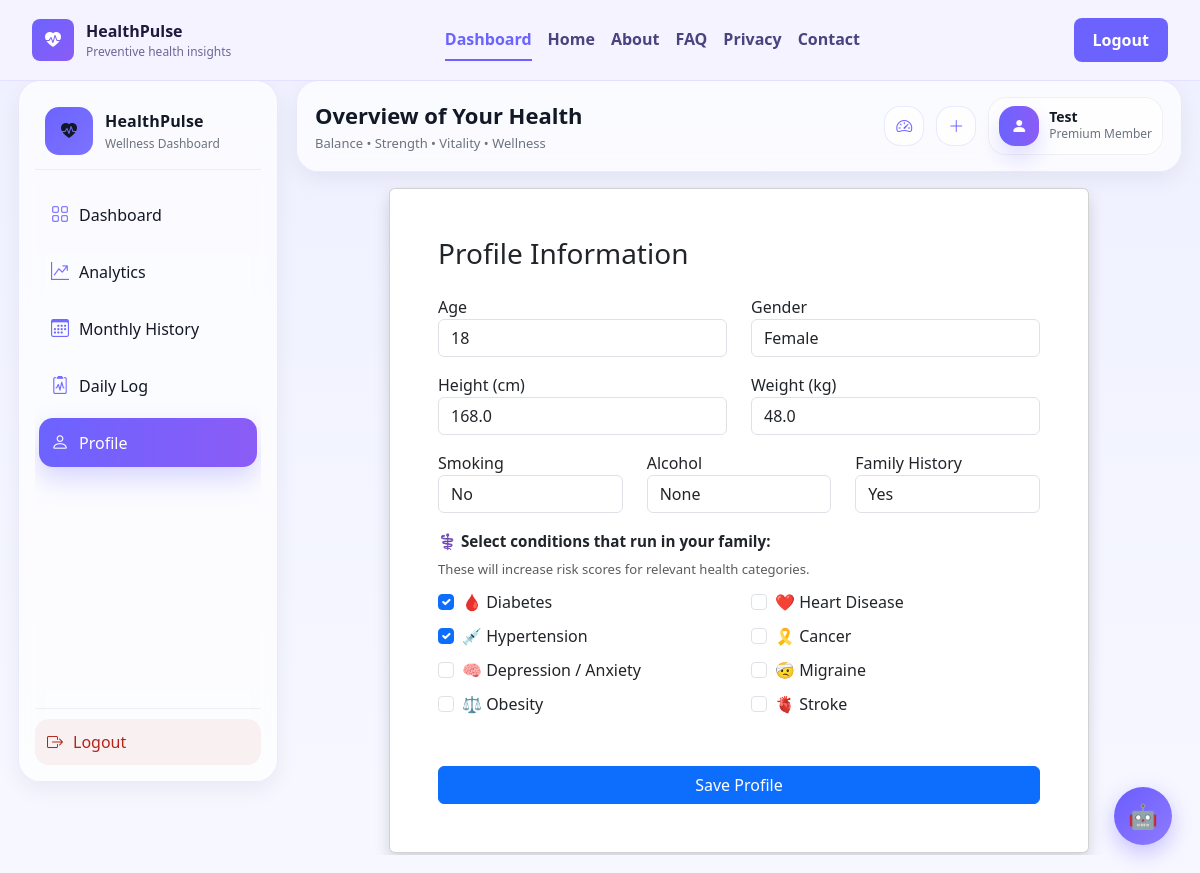
Screenshot of /profile (signed in) with the database file from the repository.
### tables this page shows
CREATE TABLE user_profile (
    id INTEGER PRIMARY KEY AUTOINCREMENT,
    user_id INTEGER,
    age INTEGER,
    gender TEXT,
    height REAL,
    weight REAL,
    smoking TEXT,
    alcohol TEXT,
    family TEXT,
    family_conditions TEXT,
    FOREIGN KEY(user_id) REFERENCES users(id)
);

### app.py (the view, shortened to what this page needs)
@app.route("/profile", methods=["GET", "POST"])
def profile():
    if "user_id" not in session:
        return redirect("/login")
    db = get_db()
    existing = db.execute(
        "SELECT * FROM user_profile WHERE user_id = ?",
        (session["user_id"],)
    ).fetchone()
    return render_template("profile.html", profile=existing)

### app.py (called while the page is built)
def get_db():
    db = getattr(g, "_database", None)
    if db is None:
        db = g._database = sqlite3.connect(DB_NAME)
        db.row_factory = sqlite3.Row
    return db

@app.context_processor
def inject_template_globals():
    return {
        "current_year": date.today().year,
    }

@app.teardown_appcontext
def close_connection(exception):
    db = getattr(g, "_database", None)
    if db is not None:
        db.close()

### templates/profile.html (shortened to what this page needs)
{% extends "base.html" %}
{% block content %}
<div class="card shadow p-5" style="max-width: 700px; margin:auto;">
    <h3 class="mb-4">Profile Information</h3>
    <form method="POST">
        <div class="row">
            <div class="col-md-6 mb-3">
                <label>Age</label>
                <input name="age" type="number" min="10" max="100" class="form-control" required
                       value="{{ profile.age if profile else '' }}">
            </div>
            <div class="col-md-6 mb-3">
                <label>Gender</label>
                <select name="gender" class="form-control" required>
                    <option {% if profile and profile.gender == 'Female' %}selected{% endif %}>Female</option>
                </select>
            </div>
        </div>
        <div class="row">
            <div class="col-md-6 mb-3">
                <label>Height (cm)</label>
                <input name="height" type="number" class="form-control" min="100" max="220" required
                       value="{{ profile.height if profile else '' }}">
            </div>
            <div class="col-md-6 mb-3">
                <label>Weight (kg)</label>
                <input name="weight" type="number" class="form-control" min="30" max="200" required
                       value="{{ profile.weight if profile else '' }}">
            </div>
        </div>
        <div class="row">
            <div class="col-md-4 mb-3">
                <label>Smoking</label>
                <select name="smoking" class="form-control">
                    <option {% if profile and profile.smoking == 'No' %}selected{% endif %}>No</option>
                </select>
            </div>
            <div class="col-md-4 mb-3">
                <label>Alcohol</label>
                <select name="alcohol" class="form-control">
                    <option {% if profile and profile.alcohol == 'None' %}selected{% endif %}>None</option>
                </select>
            </div>
            <div class="col-md-4 mb-3">
                <label>Family History</label>
                <select name="family" class="form-control" id="familySelect"
                        onchange="toggleFamilyConditions()">
                    <option value="Yes" {% if profile and profile.family == 'Yes' %}selected{% endif %}>Yes</option>
                </select>
            </div>
        </div>
        <div id="familyConditionsBox" style="display:none;" class="mb-4">
            <label class="fw-semibold mb-2" style="font-size:0.95rem;">
                ⚕️ Select conditions that run in your family:
            </label>
            <p class="text-muted" style="font-size:0.82rem; margin-bottom:10px;">
                These will increase risk scores for relevant health categories.
            </p>
            {% set saved = profile.family_conditions.split(',') if profile and profile.family_conditions else [] %}
            <div class="row">
                {% set conditions = [
                    ('diabetes',      '🩸 Diabetes'),
                    ('heart_disease', '❤️ Heart Disease'),
                    ('hypertension',  '💉 Hypertension'),
                    ('cancer',        '🎗️ Cancer'),
                    ('depression',    '🧠 Depression / Anxiety'),
                    ('migraine',      '🤕 Migraine'),
                    ('obesity',       '⚖️ Obesity'),
                    ('stroke',        '🫀 Stroke'),
                ] %}
                {% for value, label in conditions %}
                <div class="col-md-6 mb-2">
                    <div class="form-check">
                        <input class="form-check-input" type="checkbox"
                               name="family_conditions" value="{{ value }}"
                               id="fc_{{ value }}"
                               {% if value in saved %}checked{% endif %}>
                        <label class="form-check-label" for="fc_{{ value }}">
                            {{ label }}
                        </label>
                    </div>
                </div>
                {% endfor %}
            </div>
        </div>
        <button class="btn btn-primary w-100 mt-3">
            Save Profile
        </button>
    </form>
</div>
<a href="/chatbot" class="ai-chat-icon" title="AI Health Assistant">
    🤖
</a>
{% endblock %}

### templates/base.html (shortened to what this page needs)
<!DOCTYPE html>
<html lang="en">
<head>
  <link href="https://cdn.jsdelivr.net/npm/bootstrap@5.3.2/dist/css/bootstrap.min.css" rel="stylesheet">
  <link rel="stylesheet" href="https://cdn.jsdelivr.net/npm/bootstrap-icons@1.11.3/font/bootstrap-icons.min.css">
  <link rel="stylesheet" href="{{ url_for('static', filename='css/main.css') }}">
</head>
<body class="{% if not hide_public_nav|default(false) %}has-public-nav{% endif %} {% if session.get('user_id') and not public_page|default(false) %}has-app-public-nav{% endif %}">
  {% set show_app_shell = session.get("user_id") and not public_page|default(false) %}
  {% if not hide_public_nav|default(false) %}
    {% include "components/public_nav.html" %}
  {% endif %}
  <div class="hp-shell {% if show_app_shell %}hp-shell-app{% else %}hp-shell-public{% endif %}">
    {% if show_app_shell %}
      {% include "components/sidebar.html" %}
    {% endif %}
    <main class="hp-main {% if show_app_shell %}hp-main-app{% else %}hp-main-public{% endif %}">
      {% if show_app_shell %}
        {% include "components/topbar.html" %}
      {% endif %}
      <section class="hp-page {% if not show_app_shell %}full-page{% endif %}">
        {% block content %}{% endblock %}
      </section>
    </main>
  </div>
</body>
</html>

### templates/components/public_nav.html
<header class="public-nav">
  <a class="public-brand" href="/">
    <span class="public-brand-mark"><i class="bi bi-heart-pulse-fill"></i></span>
    <span>
      <strong>HealthPulse</strong>
      <small>Preventive health insights</small>
    </span>
  </a>
  <nav class="public-menu" aria-label="Primary">
    <a class="{% if request.path.startswith('/dashboard') or request.path.startswith('/analytics') or request.path.startswith('/monthly-history') or request.path.startswith('/daily') or request.path.startswith('/profile') %}active{% endif %}" href="/dashboard">Dashboard</a>
    <a class="{% if request.path == '/' %}active{% endif %}" href="/">Home</a>
    <a class="{% if request.path.startswith('/about') %}active{% endif %}" href="/about">About</a>
    <a class="{% if request.path.startswith('/faq') %}active{% endif %}" href="/faq">FAQ</a>
    <a class="{% if request.path.startswith('/privacy') or request.path.startswith('/terms') %}active{% endif %}" href="/privacy">Privacy</a>
    <a class="{% if request.path.startswith('/contact') %}active{% endif %}" href="/contact">Contact</a>
  </nav>
  <div class="public-actions">
    {% if session.get("user_id") %}
      <a class="public-btn public-btn-primary" href="/logout">Logout</a>
    {% else %}
      <a class="public-btn public-btn-secondary" href="/login">Login</a>
      <a class="public-btn public-btn-primary" href="/register">Get Started</a>
    {% endif %}
  </div>
</header>

### templates/components/sidebar.html
<aside class="hp-sidebar">
  <div class="hp-brand" onclick="location.href='/dashboard'" role="button" title="Dashboard">
    <div class="hp-brand-badge">
      <i class="bi bi-heart-pulse-fill"></i>
    </div>
    <div class="hp-brand-text">
      <div class="hp-brand-name">HealthPulse</div>
      <div class="hp-brand-sub">Wellness Dashboard</div>
    </div>
  </div>
  <div class="hp-nav">
    <a class="hp-nav-item {% if request.path.startswith('/dashboard') %}active{% endif %}" href="/dashboard">
      <i class="bi bi-grid"></i>
      <span>Dashboard</span>
    </a>
    <a class="hp-nav-item {% if request.path.startswith('/analytics') %}active{% endif %}" href="/analytics">
      <i class="bi bi-graph-up-arrow"></i>
      <span>Analytics</span>
    </a>
    <a class="hp-nav-item {% if request.path.startswith('/monthly-history') %}active{% endif %}" href="/monthly-history">
      <i class="bi bi-calendar3"></i>
      <span>Monthly History</span>
    </a>
    <a class="hp-nav-item {% if request.path.startswith('/daily') %}active{% endif %}" href="/daily">
      <i class="bi bi-clipboard2-pulse"></i>
      <span>Daily Log</span>
    </a>
    <a class="hp-nav-item {% if request.path.startswith('/profile') %}active{% endif %}" href="/profile">
      <i class="bi bi-person"></i>
      <span>Profile</span>
    </a>
  </div>
  <div class="hp-sidebar-footer">
    <a class="hp-logout" href="/logout">
      <i class="bi bi-box-arrow-right"></i>
      <span>Logout</span>
    </a>
  </div>
</aside>

### templates/components/topbar.html
<header class="hp-topbar">
  <div class="hp-topbar-left">
    <div class="hp-title">Overview of Your Health</div>
    <div class="hp-subtitle">Balance • Strength • Vitality • Wellness</div>
  </div>
  <div class="hp-topbar-right">
    <a class="hp-pill" href="/dashboard" title="Dashboard">
      <i class="bi bi-speedometer2"></i>
    </a>
    <a class="hp-pill" href="/daily" title="Add Daily Log">
      <i class="bi bi-plus-lg"></i>
    </a>
    <div class="hp-user">
      <div class="hp-avatar">
        <i class="bi bi-person-fill"></i>
      </div>
      <div class="hp-user-meta">
        <div class="hp-user-name">{{ session.get("user_name", "User") }}</div>
        <div class="hp-user-sub">Premium Member</div>
      </div>
    </div>
  </div>
</header>

### templates/profile.html (style rules this page uses)
.ai-chat-icon { position: fixed; bottom: 28px; right: 28px; width: 58px; height: 58px; border-radius: 50%; background: linear-gradient(135deg, #6a5cff, #8f7bff); color: #fff; font-size: 24px; display: flex; align-items: center; justify-content: center; text-decoration: none; box-shadow: 0 8px 22px rgba(106, 92, 255, 0.35); transition: all 0.25s ease; z-index: 9999; }

### rows the page displays
user_profile: age "18", gender "Female", height "168.0", weight "48.0", smoking "No", alcohol "None", family "Yes"

### other values shown
{{ session.get("user_name", "User") }} "Test"
{{ label }} "🩸 Diabetes" "❤️ Heart Disease" "💉 Hypertension" "🎗️ Cancer" "🧠 Depression / Anxiety" "🤕 Migraine" "⚖️ Obesity" "🫀 Stroke"
